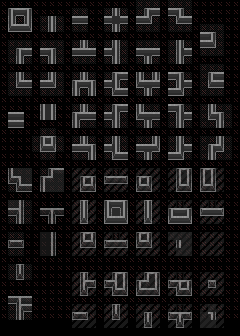

A level layout from a 2D game, rendered from its tile map. Below: a short description, then the map file with tile-grid data replaced by summaries:
An orthogonal 30x42 tile map with 8x8 px tiles, 3 tile layers (regions, input_walloutline, output_wall).

<map version="1.10" tiledversion="1.10.2" orientation="orthogonal" renderorder="right-down" width="30" height="42" tilewidth="8" tileheight="8" infinite="0" nextlayerid="4" nextobjectid="1">
 <editorsettings>
  <export target="../rule.tmj" format="json" />
 </editorsettings>
 <tileset firstgid="1" source="../tilemap_packed.tsx" />
 <layer id="1" name="regions" width="30" height="42" opacity="0.1">
  <data>[1260 cells, 567 non-empty, 3 distinct tile ids]</data>
 </layer>
 <layer id="2" name="input_walloutline" width="30" height="42">
  <data>[1260 cells, 1200 non-empty, 2 distinct tile ids]</data>
 </layer>
 <layer id="3" name="output_wall" width="30" height="42" opacity="0.5">
  <data>[1260 cells, 291 non-empty, 23 distinct tile ids]</data>
 </layer>
</map>
